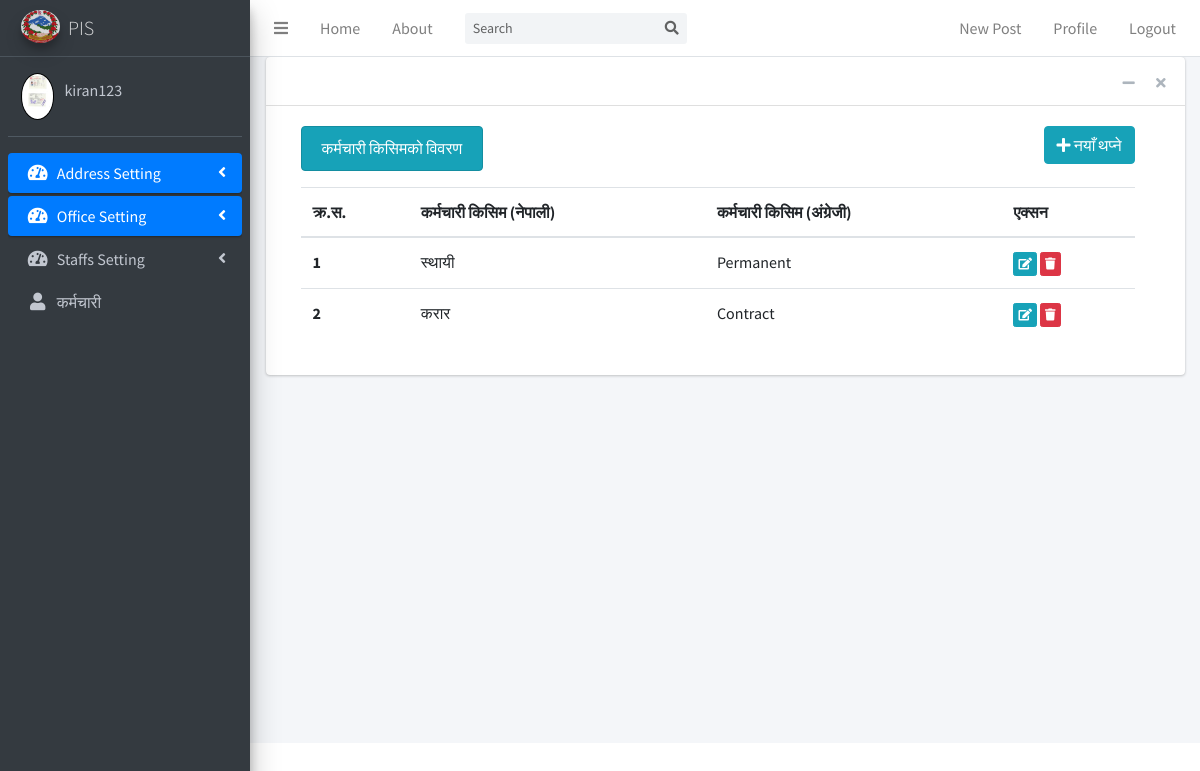
The page /employeetype/list/ (signed in) on the database its author committed.
### users/models.py (models this page shows, shortened)
class Profile(models.Model):
    user = models.OneToOneField(User, on_delete=models.CASCADE)
    image = models.ImageField(default='default.jpg', upload_to='profile_pics')

### officialdata/models.py (models this page shows, shortened)
class Employeetype(models.Model):
    employeetype_nepali = models.CharField(max_length=70, verbose_name="कर्मचारी किसिम")
    employeetype_english = models.CharField(max_length=70, verbose_name="Employee Type")
    date_posted = models.DateTimeField(default=timezone.now)
    created_by = models.ForeignKey(User, on_delete=models.CASCADE, default=None)

### officialdata/views.py (the view)
# urls.py: path('employeetype/list/', EmployeeTypeListView.as_view(), name='employeetype-list'),
class EmployeeTypeListView(LoginRequiredMixin, ListView):
    model = Employeetype
    template_name = 'employeetype/employeetype_list.html'

### officialdata/templates/officialdata/employeetype_list.html (shortened to what this page needs)
{% extends "blog/base.html" %}
{% load crispy_forms_tags %}
{% block content %}
<div class="col-md-12">
      <div class="d-flex justify-content-between">
        <div><h6 class="text-center alert alert-info">कर्मचारी किसिमको विवरण</h6></div>
        <div>
            <a href="{% url 'employeetype-create' %}" class="btn btn-info btn-bg">
                  <i class="fas fa-plus"></i> नयाँ थप्ने
            </a>
        </div>
    </div>
    <table class="table table-hover">
        <thead>
        <tr>
            <th scope="col">क्र.स.</th>
            <th scope="col">कर्मचारी किसिम (नेपाली) </th>
            <th scope="col">कर्मचारी किसिम (अंग्रेजी)</th>
            <th scope="col">एक्सन</th>
        </tr>
        </thead>
        <tbody>
        {% for employeetype in employeetype_list %}
        <tr>
            <th scope="row">{{ employeetype.id }}</th>
            <td>{{ employeetype.employeetype_nepali }}</td>
            <td>{{ employeetype.employeetype_english }}</td>
            <td>
                <a href="{% url 'employeetype-update' employeetype.id %}" class="btn btn-info btn-xs">
                    <i class="fas fa-edit"></i>
                </a>
                <a href="{% url 'employeetype-delete' employeetype.id %}" class="btn btn-danger btn-xs">
                    <i class="fas fa-trash"></i>
                </a>
            </td>
        </tr>
        {% endfor %}
        </tbody>
    </table>
</div>
{% endblock content %}

### blog/templates/blog/base.html (shortened to what this page needs)
{% load static %}
<!DOCTYPE html>
<html>
<head>
    <link rel="stylesheet" href="{% static 'blog/plugins/fontawesome-free/css/all.min.css' %}">
    <link rel="stylesheet" href="https://code.ionicframework.com/ionicons/2.0.1/css/ionicons.min.css">
    <link rel="stylesheet" href="{% static 'blog/plugins/overlayScrollbars/css/OverlayScrollbars.min.css' %}">
    <link rel="stylesheet" href="{% static 'blog/plugins/datatables-bs4/css/dataTables.bootstrap4.min.css' %}">
    <link rel="stylesheet" href="{% static 'blog/plugins/datatables-responsive/css/responsive.bootstrap4.min.css' %}">
    <link rel="stylesheet" href="{% static 'blog/dist/css/adminlte.min.css' %}">
</head>
<body class="hold-transition sidebar-mini layout-fixed">
<div class="wrapper">
    <nav class="main-header navbar navbar-expand navbar-white navbar-light">
        <ul class="navbar-nav">
            <li class="nav-item">
                <a class="nav-link" data-widget="pushmenu" href="#" role="button"><i class="fas fa-bars"></i></a>
            </li>
            <li class="nav-item d-none d-sm-inline-block">
                <a class="nav-item nav-link" href="{% url 'blog-home' %}">Home</a>
            </li>
            <li class="nav-item d-none d-sm-inline-block">
                <a class="nav-item nav-link" href="{% url 'blog-about' %}">About</a>
            </li>
        </ul>
        <form class="form-inline ml-3">
            <div class="input-group input-group-sm">
                <input class="form-control form-control-navbar" type="search" placeholder="Search" aria-label="Search">
                <div class="input-group-append">
                    <button class="btn btn-navbar" type="submit">
                        <i class="fas fa-search"></i>
                    </button>
                </div>
            </div>
        </form>
        <ul class="navbar-nav ml-auto">
            {% if user.is_authenticated %}
            <a class="nav-item nav-link" href="{% url 'post-create' %}">New Post</a>
            <a class="nav-item nav-link" href="{% url 'profile' %}">Profile</a>
            <a class="nav-item nav-link" href="{% url 'logout' %}">Logout</a>
            {% else %}
            <a class="nav-item nav-link" href="{% url 'login' %}">Login</a>
            <a class="nav-item nav-link" href="{% url 'register' %}">Register</a>
            {% endif %}
        </ul>
    </nav>
    <aside class="main-sidebar sidebar-dark-primary elevation-4">
        <a href="{% url 'blog-home' %}" class="brand-link">
            <img src="{% static 'blog/images/logo.jpg' %}"
                 alt="AdminLTE Logo"
                 class="brand-image img-circle elevation-3"
                 style="opacity: .8">
            <span class="brand-text font-weight-light">PIS</span>
        </a>
        <div class="sidebar">
            <div class="user-panel mt-3 pb-3 mb-3 d-flex">
                <div class="image">
                    <img src="{{ user.profile.image.url }}" class="rounded-circle account-img" alt="User Image"
                         width="42" height="24" style="border:1px solid black">
                </div>
                <div class="info">
                    <a href="{% url 'profile' %}" class="d-block">{{ user.username }}</a>
                </div>
            </div>
            <nav class="mt-2">
                <ul class="nav nav-pills nav-sidebar flex-column" data-widget="treeview" role="menu"
                    data-accordion="false">
                    <li class="nav-item has-treeview">
                        <a href="/" class="nav-link active">
                            <i class="nav-icon fas fa-tachometer-alt"></i>
                            <p>
                                Address Setting
                                <i class="right fas fa-angle-left"></i>
                            </p>
                        </a>
                    </li>
                    <li class="nav-item has-treeview">
                        <a href="{% url 'allofficedata-list' %}" class="nav-link active">
                            <i class="nav-icon fas fa-tachometer-alt"></i>
                            <p>
                                Office Setting
                                <i class="right fas fa-angle-left"></i>
                            </p>
                        </a>
                    </li>
                    <li class="nav-item has-treeview">
                        <a href="{% url 'allofficialdata-list' %}" class="nav-link inactive">
                            <i class="nav-icon fas fa-tachometer-alt"></i>
                            <p>
                                Staffs Setting
                                <i class="right fas fa-angle-left"></i>
                            </p>
                        </a>
                    </li>
                    <li class="nav-item">
                        <a href="{% url 'staff-create' %}" class="nav-link">
                            <i class="nav-icon fas fa-user"></i>
                            <p>
                                कर्मचारी
                            </p>
                        </a>
                    </li>
                </ul>
            </nav>
        </div>
    </aside>
    <div class="content-wrapper">
        <section class="content">
            <div class="container-fluid">
                <div class="row">
                    <div class="col-md-12">
                        <div class="card">
                            <div class="card-header">
                                <div class="card-tools">
                                    <button type="button" class="btn btn-tool" data-card-widget="collapse"
                                            data-toggle="tooltip" title="Collapse">
                                        <i class="fas fa-minus"></i></button>
                                    <button type="button" class="btn btn-tool" data-card-widget="remove"
                                            data-toggle="tooltip" title="Remove">
                                        <i class="fas fa-times"></i></button>
                                </div>
                            </div>
                            <div class="card-body">
                                <div class="row col-md-12">
                                    <div class="col-md-12">
                                        {% block content %}{% endblock %}
</body>
</html>

### rows shown on the page
Employeetype: id "1", employeetype_nepali "स्थायी", employeetype_english "Permanent"
Employeetype: id "2", employeetype_nepali "करार", employeetype_english "Contract"

### other values the page prints
{{ user.username }} "kiran123"
